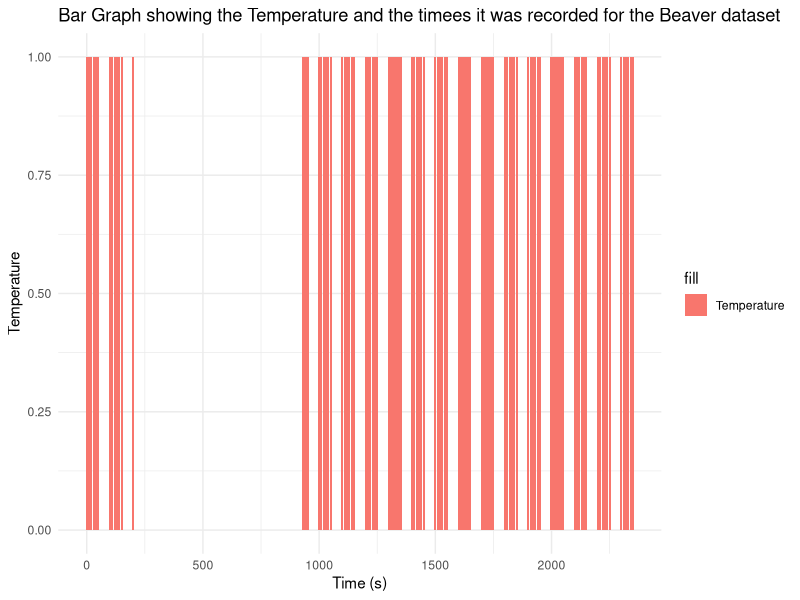

Write the R code that produced this figure. (Note: this script raises an error after producing the figure.)
# 04 February 2019
# Author ; Nicole Okkers
# Introduction to R Workshop Weekend Exercises
# Weekend Exercise 4: 
# Section 4: open section (Can make your own data set)
# Make use of any two built in datasets:
# Make use of the summarise, select, group_by functions
# Create at least two visualisations that were not done in the Intro R workshop (Density Plots: Geom_will show you the different functions)

# Load Libaries
library(tidyverse)
Beaver_2 <- datasets::beaver2 # using the built in data set beaver 2 and assigning it a name so that it shows up in the environment pain
# Exploring the data
# For Data set 1
Beaver_2 %>% # Tell R to use Ecklonia dataset and then ( %>% )
  group_by(day) %>% # Use the group_by function to summarise the data by sites, and then ( %>% )
  select(time , temp) %>% # from the data set only select collumns (variables) temp and time and then ( %>% )
  summarise(mean_Time = mean(time), # Use the summarise function to calculate the mean of the time collumn
            max_Time = max(time), # Use the summarise function to calculate the max value of the time collumn
            min_Time = min(time), # Use the summarise function to calculate the min value of the time  collumn
            median_Time = median(time), # Use the summarise function to calc the median of the time  collumn
            variance_Time = var(time), # Summarise to calc the variance of the time  collumn
            mean_Temp = mean(temp), # Summarise to calc mean of the temp collumn
            max_Temp = max(temp), # summarise to calc max value of the temp collumn
            min_Temp = min(temp), # Summarise to calc max value of the temp collumn
            median_Temp = median(temp), # Summarise to calc max value of the temp collumn
            variance_Temp = var(temp)) %>% # Summarise to calc variance of the temp collumn and then
  na.omit() # Omit an NA
summary(Beaver_2) # Summary of the Beaver_2 data set


# Exploring the data
# For Data set 2
Iris_data <- datasets::iris # using the built in data set beaver 2 and assigning it a name so that it shows up in the environment pain
# Exploring the data

Iris_data %>% # Tell R to use Ecklonia dataset and then ( %>% )
  group_by(Species) %>% # Use the group_by function to summarise the data by sites, and then ( %>% )
  select(Sepal.Length , Petal.Length) %>% # from the data set only select collumns (variables) Sepal.Length and Petal.Length and then ( %>% )
  summarise(mean_SL = mean(Sepal.Length), # Use the summarise function to calculate the mean of the Sepal.Length collumn
            max_SL = max(Sepal.Length), # Use the summarise function to calculate the max value of the Sepal.Length collumn
            min_SL = min(Sepal.Length), # Use the summarise function to calculate the min value of the Sepal.Lengthcollumn
            median_SL = median(Sepal.Length), # Use the summarise function to calc the median of the Sepal.Length collumn
            variance_SL = var(Sepal.Length), # Summarise to calc the variance of the Sepal.Length collumn
            mean_PL = mean(Petal.Length), # Summarise to calc mean of the Petal.Length collumn
            max_SW = max(Petal.Length), # summarise to calc max value of the Petal.Length collumn
            min_SW = min(Petal.Length), # Summarise to calc max value of the Petal.Length collumn
            median_SW = median(Petal.Length), # Summarise to calc max value of the Petal.Length collumn
            variance_SW = var(Petal.Length)) # Summarise to calc variance of the Petal.Length collumn and then
 

# Plot 1 Bar graph that is different to the collumn bar i have in the section 2
Plot_1_ex4 <- Bar_graph <- ggplot(data = Beaver_2 , aes(fill = "Temperature"))+ # use the command "ggplot' to draw a graph. State which data set you are using
  geom_bar(aes(x = time , group = temp)) +  # Have to use command 'geom_bar" instead of "geom_col"
  labs ( x = "Time (s)" , y = "Temperature" ) + # Adding X and Y axis lables to the graph
  ggtitle("Bar Graph showing the Temperature and the timees it was recorded for the Beaver dataset") + # adding a title to the graph
  theme_minimal() # I will be using the classic theme for this graph. 
Plot_1_ex4

# Plot 2, attempting a density plot
# Load libraries
# Density Plot
library(ggplot2)
Plot_2_ex4 <- ggplot(data = Iris_data , aes( x= Sepal.Length)) +
  geom_density() +
labs ( x = "Sepal Length (cm)" , y = "Density" ) + # Adding X and Y axis lables to the graph
  ggtitle("Density plot for the sepal length of the Iris data set") + # adding a title to the graph
  theme_pubr() # I will be using the classic theme for this graph. 
Plot_2_ex4




